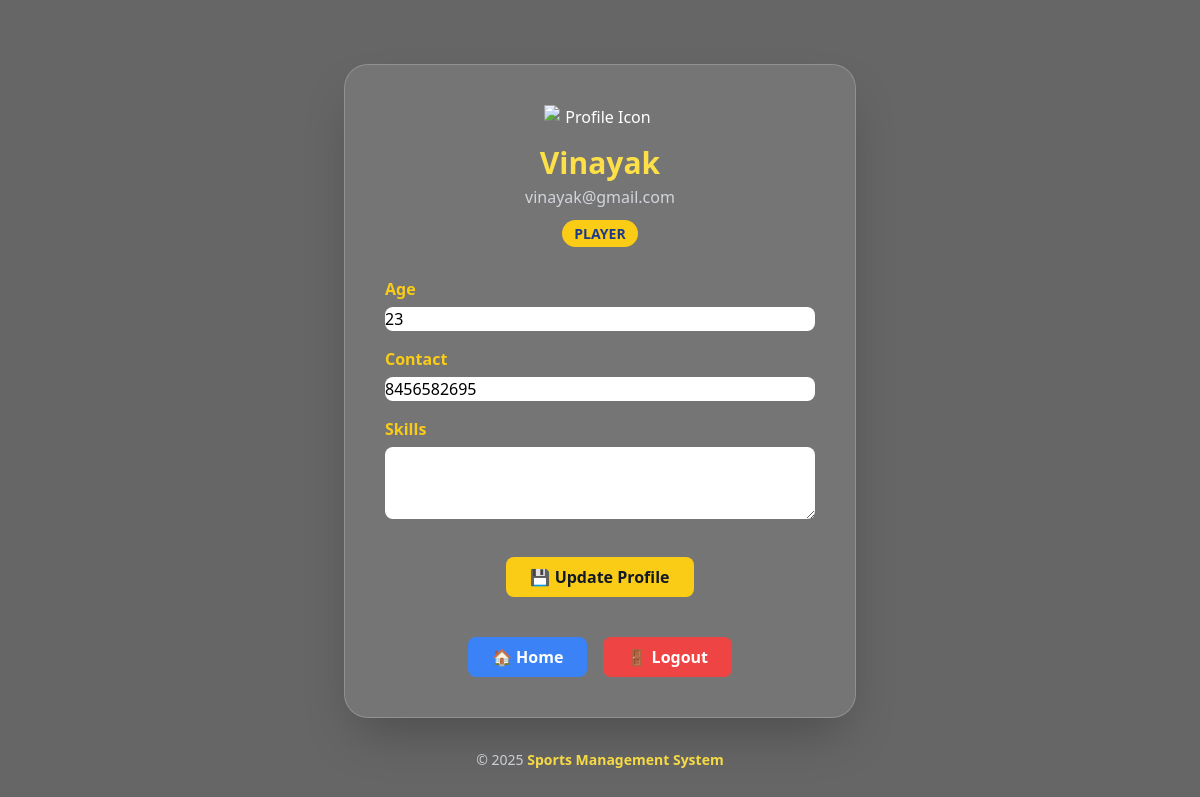
Screenshot of /user/profile/ (signed in) with the database file from the repository.
### users/models.py (models this page shows)
class User(AbstractUser):
    ROLE_CHOICES = (
        ('admin', 'Administrator'),
        ('coach', 'Coach'),
        ('player', 'Player'),
    )
    role = models.CharField(max_length=20, choices=ROLE_CHOICES)

### players/models.py (models this page shows, shortened)
class Player(models.Model):
    user = models.OneToOneField(User, on_delete=models.CASCADE)
    age = models.IntegerField()
    contact = models.CharField(max_length=15)
    skills = models.TextField(blank=True, null=True)

### users/views.py (the view, shortened to what this page needs)
# urls.py: path('profile/', views.profile_view, name='profile'),
@login_required
def profile_view(request):
    user = request.user
    player = None
    if user.role == "player":
        player, created = Player.objects.get_or_create(user=user)
    return render(request, "user/profile.html", {"user": user, "player": player})

### users/templates/user/profile.html (shortened to what this page needs)
<!DOCTYPE html>
<html lang="en">
<head>
  <script src="https://cdn.tailwindcss.com"></script>
</head>
<body class="text-white w-full overflow-x-hidden">
  <div class="overlay flex flex-col items-center justify-start sm:justify-center py-10 sm:py-16 px-2 sm:px-4">
    <div class="bg-white/10 backdrop-blur-md rounded-3xl shadow-2xl w-full max-w-lg p-6 sm:p-10 text-center border border-white/20">
      <img src="https://cdn-icons-png.flaticon.com/512/3135/3135768.png"
           alt="Profile Icon"
           class="w-20 sm:w-28 mx-auto mb-4">
      <h1 class="text-xl sm:text-3xl font-extrabold text-yellow-300 mb-1 break-words">
        {{ user.username }}
      </h1>
      <p class="text-gray-300 text-xs sm:text-base mb-3 break-words">
        {{ user.email }}
      </p>
      <span class="bg-yellow-400 text-blue-900 text-xs sm:text-sm font-bold px-3 py-1 rounded-full uppercase">
        {{ user.get_role_display }}
      </span>
      <div class="mt-8 text-left space-y-4 text-gray-200">
        {% if player %}
          {% if user.role == "player" %}
          <form method="post" class="space-y-4">
            <div>
              <label for="age">Age</label>
              <input type="number" name="age" value="{{ player.age }}">
            </div>
            <div>
              <label for="contact">Contact</label>
              <input type="text" name="contact" value="{{ player.contact }}">
            </div>
            <div>
              <label for="skills">Skills</label>
              <textarea name="skills" rows="3">{{ player.skills }}</textarea>
            </div>
            <div class="text-center pt-4">
              <button type="submit"
                      class="bg-yellow-400 text-gray-900 font-semibold px-6 py-2 rounded-lg hover:bg-yellow-300 transition-all w-full sm:w-auto">
                💾 Update Profile
              </button>
            </div>
          </form>
          {% else %}
          <p><span class="font-semibold text-yellow-300">Age:</span> {{ player.age }}</p>
          <p><span class="font-semibold text-yellow-300">Contact:</span> {{ player.contact }}</p>
          <p><span class="font-semibold text-yellow-300">Skills:</span> {{ player.skills|default:"Not added" }}</p>
          {% endif %}
        {% else %}
          <p class="text-center text-gray-300 italic mt-4">No player details found for this user.</p>
        {% endif %}
      </div>
      <div class="mt-10 flex flex-col sm:flex-row justify-center gap-4 w-full">
        <a href="{% url 'home' %}"
           class="bg-blue-500 hover:bg-blue-600 px-6 py-2 rounded-lg font-semibold transition-all text-center w-full sm:w-auto">
           🏠 Home
        </a>
        <a href="{% url 'logout' %}"
           class="bg-red-500 hover:bg-red-600 px-6 py-2 rounded-lg font-semibold transition-all text-center w-full sm:w-auto">
           🚪 Logout
        </a>
      </div>
    </div>
    <footer class="mt-8 text-gray-300 text-xs sm:text-sm text-center">
      © 2025 <span class="text-yellow-300 font-semibold">Sports Management System</span>
    </footer>
  </div>
</body>
</html>

### users/templates/user/profile.html (style rules this page uses)
body { background-image: url('https://images.unsplash.com/photo-1505842465776-3a8e7b6a4b8f'); background-size: cover; background-position: center; background-attachment: fixed; }
.overlay { background-color: rgba(0, 0, 0, 0.6); width: 100%; min-height: 100vh; }
input, select, textarea { color: black !important; background-color: white !important; border-radius: 0.5rem; padding: 14px; width: 100%; border: none; outline: none; font-size: 1rem; transition: 0.2s ease; }
label { color: #facc15; font-weight: 600; margin-bottom: 6px; display: block; }

### rows the page displays
User: username "Vinayak", email "vinayak@gmail.com", role "PLAYER"
Player: age "23", contact "8456582695"
